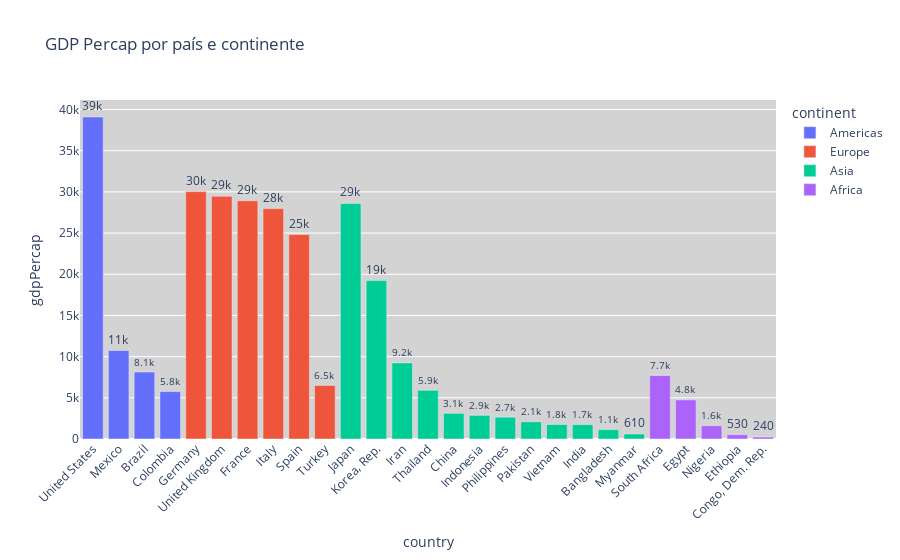

Notebook source saved alongside this figure:
### Code cell
# Ordenando os dados do maior para o menor

import pandas as pd

dados2 = dados.sort_values(by='gdpPercap', ascending=False)

# Criando um gráfico para visualizar o GDP Percap por país, em ordem descendente e separando por continente

fig = px.bar(dados2, y='gdpPercap', x='country', text='gdpPercap', color='continent', 
             title='GDP Percap por país e continente')

# Formatando os dados e colocando rótulos
fig.update_traces(texttemplate='%{text:.2s}', textposition='outside')

# Rotacionando o x em -45 
fig.update_layout(xaxis_tickangle=-45)

# Definindo a cor de fundo do gráfico

fig.update_layout(plot_bgcolor='lightgray', paper_bgcolor='white')

### Figure 1 — Plotly figure (JSON) as saved in the notebook; plotly's stock layout.template omitted (floating-point values rounded to 4 significant figures)
{"data": [{"alignmentgroup": "True", "hovertemplate": "continent=Americas<br>country=%{x}<br>gdpPercap=%{text}<extra></extra>", "legendgroup": "Americas", "marker": {"color": "#636efa", "pattern": {"shape": ""}}, "name": "Americas", "offsetgroup": "Americas", "orientation": "v", "showlegend": true, "text": [39100.0, 10740.0, 8131.0, 5755.0], "textposition": "outside", "texttemplate": "%{text:.2s}", "type": "bar", "x": ["United States", "Mexico", "Brazil", "Colombia"], "xaxis": "x", "y": [39100.0, 10740.0, 8131.0, 5755.0], "yaxis": "y"}, {"alignmentgroup": "True", "hovertemplate": "continent=Europe<br>country=%{x}<br>gdpPercap=%{text}<extra></extra>", "legendgroup": "Europe", "marker": {"color": "#EF553B", "pattern": {"shape": ""}}, "name": "Europe", "offsetgroup": "Europe", "orientation": "v", "showlegend": true, "text": [30040.0, 29480.0, 28930.0, 27970.0, 24840.0, 6508.0], "textposition": "outside", "texttemplate": "%{text:.2s}", "type": "bar", "x": ["Germany", "United Kingdom", "France", "Italy", "Spain", "Turkey"], "xaxis": "x", "y": [30040.0, 29480.0, 28930.0, 27970.0, 24840.0, 6508.0], "yaxis": "y"}, {"alignmentgroup": "True", "hovertemplate": "continent=Asia<br>country=%{x}<br>gdpPercap=%{text}<extra></extra>", "legendgroup": "Asia", "marker": {"color": "#00cc96", "pattern": {"shape": ""}}, "name": "Asia", "offsetgroup": "Asia", "orientation": "v", "showlegend": true, "text": [28600.0, 19230.0, 9241.0, 5913.0, 3119.0, 2874.0, 2651.0, 2093.0, 1764.0, 1747.0, 1136.0, 611], "textposition": "outside", "texttemplate": "%{text:.2s}", "type": "bar", "x": ["Japan", "Korea, Rep.", "Iran", "Thailand", "China", "Indonesia", "Philippines", "Pakistan", "Vietnam", "India", "Bangladesh", "Myanmar"], "xaxis": "x", "y": [28600.0, 19230.0, 9241.0, 5913.0, 3119.0, 2874.0, 2651.0, 2093.0, 1764.0, 1747.0, 1136.0, 611], "yaxis": "y"}, {"alignmentgroup": "True", "hovertemplate": "continent=Africa<br>country=%{x}<br>gdpPercap=%{text}<extra></extra>", "legendgroup": "Africa", "marker": {"color": "#ab63fa", "pattern": {"shape": ""}}, "name": "Africa", "offsetgroup": "Africa", "orientation": "v", "showlegend": true, "text": [7711.0, 4755.0, 1615.0, 530.1, 241.2], "textposition": "outside", "texttemplate": "%{text:.2s}", "type": "bar", "x": ["South Africa", "Egypt", "Nigeria", "Ethiopia", "Congo, Dem. Rep."], "xaxis": "x", "y": [7711.0, 4755.0, 1615.0, 530.1, 241.2], "yaxis": "y"}], "layout": {"barmode": "relative", "legend": {"title": {"text": "continent"}, "tracegroupgap": 0}, "paper_bgcolor": "white", "plot_bgcolor": "lightgray", "title": {"text": "GDP Percap por país e continente"}, "xaxis": {"anchor": "y", "domain": [0, 1], "tickangle": -45, "title": {"text": "country"}}, "yaxis": {"anchor": "x", "domain": [0, 1], "title": {"text": "gdpPercap"}}}}
